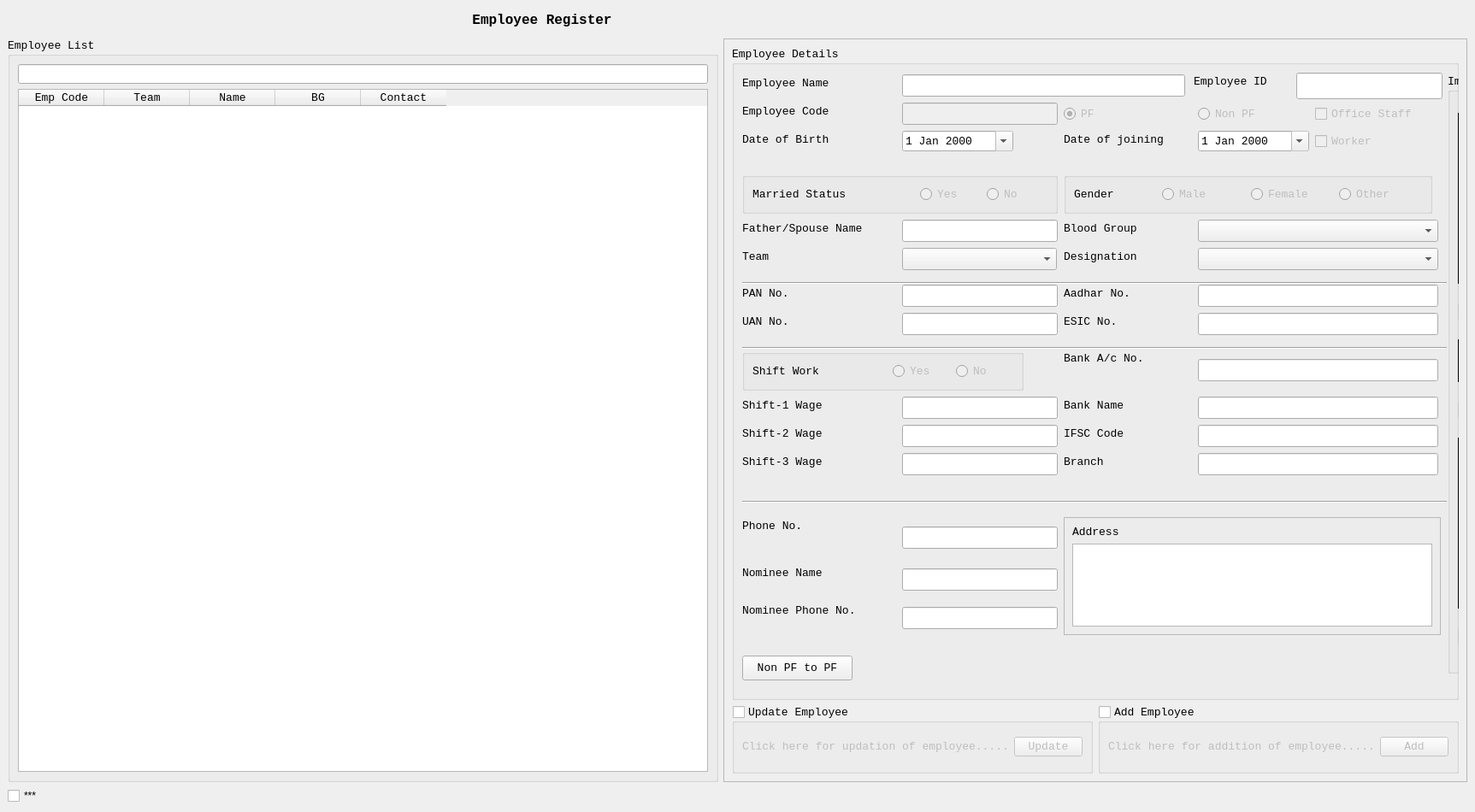
<?xml version="1.0" encoding="UTF-8"?>
<ui version="4.0">
 <class>MWin_Register</class>
 <widget class="QMainWindow" name="MWin_Register">
  <property name="enabled">
   <bool>true</bool>
  </property>
  <property name="geometry">
   <rect>
    <x>0</x>
    <y>0</y>
    <width>1725</width>
    <height>950</height>
   </rect>
  </property>
  <property name="sizePolicy">
   <sizepolicy hsizetype="Expanding" vsizetype="Expanding">
    <horstretch>0</horstretch>
    <verstretch>0</verstretch>
   </sizepolicy>
  </property>
  <property name="minimumSize">
   <size>
    <width>0</width>
    <height>0</height>
   </size>
  </property>
  <property name="maximumSize">
   <size>
    <width>16777215</width>
    <height>16777215</height>
   </size>
  </property>
  <property name="windowTitle">
   <string>MainWindow</string>
  </property>
  <widget class="QWidget" name="CWin_Register">
   <layout class="QGridLayout" name="gridLayout_11">
    <item row="0" column="1">
     <widget class="QLabel" name="NEX_Title">
      <property name="minimumSize">
       <size>
        <width>0</width>
        <height>30</height>
       </size>
      </property>
      <property name="maximumSize">
       <size>
        <width>16777215</width>
        <height>100</height>
       </size>
      </property>
      <property name="font">
       <font>
        <family>Courier New</family>
        <pointsize>12</pointsize>
        <weight>75</weight>
        <bold>true</bold>
       </font>
      </property>
      <property name="text">
       <string>&lt;html&gt;&lt;head/&gt;&lt;body&gt;&lt;p align=&quot;center&quot;&gt;Employee Register&lt;/p&gt;&lt;/body&gt;&lt;/html&gt;</string>
      </property>
     </widget>
    </item>
    <item row="2" column="0">
     <widget class="QCheckBox" name="Temp_View">
      <property name="text">
       <string>***</string>
      </property>
     </widget>
    </item>
    <item row="1" column="2">
     <widget class="QFrame" name="NEX_frame">
      <property name="maximumSize">
       <size>
        <width>1100</width>
        <height>880</height>
       </size>
      </property>
      <property name="frameShape">
       <enum>QFrame::StyledPanel</enum>
      </property>
      <property name="frameShadow">
       <enum>QFrame::Raised</enum>
      </property>
      <layout class="QGridLayout" name="gridLayout_3">
       <item row="1" column="1">
        <widget class="QGroupBox" name="GB_Add_Emp">
         <property name="font">
          <font>
           <family>Courier New</family>
           <pointsize>10</pointsize>
          </font>
         </property>
         <property name="title">
          <string>Add Employee</string>
         </property>
         <property name="checkable">
          <bool>true</bool>
         </property>
         <property name="checked">
          <bool>false</bool>
         </property>
         <layout class="QGridLayout" name="gridLayout_5">
          <item row="1" column="0">
           <widget class="QLabel" name="NEX_label_3">
            <property name="text">
             <string>Click here for addition of employee.....</string>
            </property>
           </widget>
          </item>
          <item row="1" column="1">
           <widget class="QPushButton" name="IQPB_Add">
            <property name="text">
             <string>Add</string>
            </property>
           </widget>
          </item>
         </layout>
        </widget>
       </item>
       <item row="1" column="0">
        <widget class="QGroupBox" name="GB_UpdateEmp">
         <property name="maximumSize">
          <size>
           <width>16777215</width>
           <height>80</height>
          </size>
         </property>
         <property name="font">
          <font>
           <family>Courier New</family>
           <pointsize>10</pointsize>
           <weight>50</weight>
           <bold>false</bold>
          </font>
         </property>
         <property name="title">
          <string>Update Employee</string>
         </property>
         <property name="checkable">
          <bool>true</bool>
         </property>
         <property name="checked">
          <bool>false</bool>
         </property>
         <layout class="QGridLayout" name="gridLayout">
          <item row="1" column="0">
           <widget class="QLabel" name="NEX_label">
            <property name="text">
             <string>Click here for updation of employee.....</string>
            </property>
           </widget>
          </item>
          <item row="1" column="1">
           <widget class="QPushButton" name="IQPB_Update">
            <property name="text">
             <string>Update</string>
            </property>
           </widget>
          </item>
         </layout>
        </widget>
       </item>
       <item row="0" column="0" colspan="2">
        <widget class="QGroupBox" name="NEX_EmployeeDetails">
         <property name="maximumSize">
          <size>
           <width>16777215</width>
           <height>16777215</height>
          </size>
         </property>
         <property name="font">
          <font>
           <family>Courier New</family>
           <pointsize>10</pointsize>
           <weight>50</weight>
           <italic>false</italic>
           <bold>false</bold>
          </font>
         </property>
         <property name="styleSheet">
          <string notr="true">font: 10pt &quot;Courier New&quot;;</string>
         </property>
         <property name="title">
          <string>Employee Details</string>
         </property>
         <widget class="QLabel" name="NEX_label_41">
          <property name="geometry">
           <rect>
            <x>12</x>
            <y>550</y>
            <width>90</width>
            <height>20</height>
           </rect>
          </property>
          <property name="text">
           <string>Phone No.</string>
          </property>
         </widget>
         <widget class="QLineEdit" name="IQLE_NomineeName">
          <property name="geometry">
           <rect>
            <x>199</x>
            <y>610</y>
            <width>182</width>
            <height>26</height>
           </rect>
          </property>
          <property name="readOnly">
           <bool>true</bool>
          </property>
         </widget>
         <widget class="Line" name="line_3">
          <property name="geometry">
           <rect>
            <x>12</x>
            <y>524</y>
            <width>824</width>
            <height>16</height>
           </rect>
          </property>
          <property name="orientation">
           <enum>Qt::Horizontal</enum>
          </property>
         </widget>
         <widget class="QLabel" name="NEX_label_48">
          <property name="geometry">
           <rect>
            <x>12</x>
            <y>442</y>
            <width>120</width>
            <height>20</height>
           </rect>
          </property>
          <property name="text">
           <string>Shift-2 Wage</string>
          </property>
         </widget>
         <widget class="QLineEdit" name="IQLEShift2Salary">
          <property name="geometry">
           <rect>
            <x>199</x>
            <y>442</y>
            <width>182</width>
            <height>26</height>
           </rect>
          </property>
          <property name="readOnly">
           <bool>true</bool>
          </property>
         </widget>
         <widget class="QLabel" name="NEX_label_64">
          <property name="geometry">
           <rect>
            <x>388</x>
            <y>475</y>
            <width>60</width>
            <height>20</height>
           </rect>
          </property>
          <property name="text">
           <string>Branch</string>
          </property>
         </widget>
         <widget class="QLineEdit" name="IQLE_Shift3Salary">
          <property name="geometry">
           <rect>
            <x>199</x>
            <y>475</y>
            <width>182</width>
            <height>26</height>
           </rect>
          </property>
          <property name="readOnly">
           <bool>true</bool>
          </property>
         </widget>
         <widget class="QLineEdit" name="IQLE_PhoneNo">
          <property name="geometry">
           <rect>
            <x>199</x>
            <y>561</y>
            <width>182</width>
            <height>26</height>
           </rect>
          </property>
          <property name="readOnly">
           <bool>true</bool>
          </property>
         </widget>
         <widget class="QLabel" name="NEX_label_91">
          <property name="geometry">
           <rect>
            <x>12</x>
            <y>605</y>
            <width>120</width>
            <height>20</height>
           </rect>
          </property>
          <property name="text">
           <string>Nominee Name</string>
          </property>
         </widget>
         <widget class="QLabel" name="NEX_label_92">
          <property name="geometry">
           <rect>
            <x>12</x>
            <y>649</y>
            <width>170</width>
            <height>20</height>
           </rect>
          </property>
          <property name="text">
           <string>Nominee Phone No.</string>
          </property>
         </widget>
         <widget class="QLineEdit" name="IQLE_NomineePhNo">
          <property name="geometry">
           <rect>
            <x>199</x>
            <y>655</y>
            <width>182</width>
            <height>26</height>
           </rect>
          </property>
          <property name="readOnly">
           <bool>true</bool>
          </property>
         </widget>
         <widget class="QPushButton" name="NonPFTOPF">
          <property name="geometry">
           <rect>
            <x>12</x>
            <y>712</y>
            <width>129</width>
            <height>29</height>
           </rect>
          </property>
          <property name="text">
           <string>Non PF to PF</string>
          </property>
         </widget>
         <widget class="QLineEdit" name="IQLE_IFSC">
          <property name="geometry">
           <rect>
            <x>545</x>
            <y>442</y>
            <width>281</width>
            <height>26</height>
           </rect>
          </property>
          <property name="readOnly">
           <bool>true</bool>
          </property>
         </widget>
         <widget class="QLabel" name="NEX_label_49">
          <property name="geometry">
           <rect>
            <x>12</x>
            <y>475</y>
            <width>120</width>
            <height>20</height>
           </rect>
          </property>
          <property name="text">
           <string>Shift-3 Wage</string>
          </property>
         </widget>
         <widget class="QLabel" name="NEX_label_63">
          <property name="geometry">
           <rect>
            <x>388</x>
            <y>442</y>
            <width>90</width>
            <height>20</height>
           </rect>
          </property>
          <property name="text">
           <string>IFSC Code</string>
          </property>
         </widget>
         <widget class="QLineEdit" name="IQLE_Branch">
          <property name="geometry">
           <rect>
            <x>545</x>
            <y>475</y>
            <width>281</width>
            <height>26</height>
           </rect>
          </property>
          <property name="readOnly">
           <bool>true</bool>
          </property>
         </widget>
         <widget class="QLineEdit" name="IQLE_BankAcNo">
          <property name="geometry">
           <rect>
            <x>545</x>
            <y>365</y>
            <width>281</width>
            <height>26</height>
           </rect>
          </property>
          <property name="readOnly">
           <bool>true</bool>
          </property>
         </widget>
         <widget class="QDateEdit" name="OQDE_DOB">
          <property name="geometry">
           <rect>
            <x>199</x>
            <y>98</y>
            <width>130</width>
            <height>24</height>
           </rect>
          </property>
          <property name="readOnly">
           <bool>true</bool>
          </property>
          <property name="calendarPopup">
           <bool>true</bool>
          </property>
         </widget>
         <widget class="QLabel" name="NEX_label_94">
          <property name="geometry">
           <rect>
            <x>12</x>
            <y>235</y>
            <width>40</width>
            <height>20</height>
           </rect>
          </property>
          <property name="text">
           <string>Team</string>
          </property>
         </widget>
         <widget class="QComboBox" name="OQCB_Team">
          <property name="geometry">
           <rect>
            <x>199</x>
            <y>235</y>
            <width>181</width>
            <height>26</height>
           </rect>
          </property>
         </widget>
         <widget class="QLineEdit" name="IQLE_PAN">
          <property name="geometry">
           <rect>
            <x>199</x>
            <y>278</y>
            <width>182</width>
            <height>26</height>
           </rect>
          </property>
          <property name="readOnly">
           <bool>true</bool>
          </property>
         </widget>
         <widget class="QLineEdit" name="IQLE_UAN">
          <property name="geometry">
           <rect>
            <x>199</x>
            <y>311</y>
            <width>182</width>
            <height>26</height>
           </rect>
          </property>
          <property name="readOnly">
           <bool>true</bool>
          </property>
         </widget>
         <widget class="QLineEdit" name="IQLE_Aadhar">
          <property name="geometry">
           <rect>
            <x>545</x>
            <y>278</y>
            <width>281</width>
            <height>26</height>
           </rect>
          </property>
          <property name="readOnly">
           <bool>true</bool>
          </property>
         </widget>
         <widget class="QLabel" name="NEX_label_43">
          <property name="geometry">
           <rect>
            <x>388</x>
            <y>354</y>
            <width>120</width>
            <height>20</height>
           </rect>
          </property>
          <property name="text">
           <string>Bank A/c No.</string>
          </property>
         </widget>
         <widget class="QLabel" name="NEX_label_62">
          <property name="geometry">
           <rect>
            <x>388</x>
            <y>409</y>
            <width>90</width>
            <height>20</height>
           </rect>
          </property>
          <property name="text">
           <string>Bank Name</string>
          </property>
         </widget>
         <widget class="QCheckBox" name="OQC_OfficeStaff">
          <property name="enabled">
           <bool>false</bool>
          </property>
          <property name="geometry">
           <rect>
            <x>682</x>
            <y>66</y>
            <width>147</width>
            <height>24</height>
           </rect>
          </property>
          <property name="text">
           <string>Office Staff</string>
          </property>
         </widget>
         <widget class="QDateEdit" name="OQDE_DOJ">
          <property name="geometry">
           <rect>
            <x>545</x>
            <y>98</y>
            <width>130</width>
            <height>24</height>
           </rect>
          </property>
          <property name="readOnly">
           <bool>true</bool>
          </property>
          <property name="calendarPopup">
           <bool>true</bool>
          </property>
         </widget>
         <widget class="QCheckBox" name="IQCB_Worker">
          <property name="enabled">
           <bool>false</bool>
          </property>
          <property name="geometry">
           <rect>
            <x>682</x>
            <y>98</y>
            <width>87</width>
            <height>24</height>
           </rect>
          </property>
          <property name="text">
           <string>Worker</string>
          </property>
         </widget>
         <widget class="QLabel" name="NEX_label_22">
          <property name="geometry">
           <rect>
            <x>12</x>
            <y>202</y>
            <width>180</width>
            <height>20</height>
           </rect>
          </property>
          <property name="font">
           <font>
            <family>Courier New</family>
            <pointsize>10</pointsize>
            <weight>50</weight>
            <italic>false</italic>
            <bold>false</bold>
           </font>
          </property>
          <property name="styleSheet">
           <string notr="true"/>
          </property>
          <property name="text">
           <string>Father/Spouse Name</string>
          </property>
         </widget>
         <widget class="QComboBox" name="OQCB_Dept">
          <property name="geometry">
           <rect>
            <x>545</x>
            <y>235</y>
            <width>281</width>
            <height>26</height>
           </rect>
          </property>
         </widget>
         <widget class="Line" name="line">
          <property name="geometry">
           <rect>
            <x>12</x>
            <y>268</y>
            <width>824</width>
            <height>16</height>
           </rect>
          </property>
          <property name="orientation">
           <enum>Qt::Horizontal</enum>
          </property>
         </widget>
         <widget class="QLabel" name="NEX_label_65">
          <property name="geometry">
           <rect>
            <x>12</x>
            <y>98</y>
            <width>130</width>
            <height>20</height>
           </rect>
          </property>
          <property name="text">
           <string>Date of Birth</string>
          </property>
         </widget>
         <widget class="QLabel" name="NEX_label_19">
          <property name="geometry">
           <rect>
            <x>388</x>
            <y>278</y>
            <width>100</width>
            <height>20</height>
           </rect>
          </property>
          <property name="text">
           <string>Aadhar No.</string>
          </property>
         </widget>
         <widget class="QLineEdit" name="IQLE_FatherSpouse">
          <property name="geometry">
           <rect>
            <x>199</x>
            <y>202</y>
            <width>182</width>
            <height>26</height>
           </rect>
          </property>
          <property name="readOnly">
           <bool>true</bool>
          </property>
         </widget>
         <widget class="QComboBox" name="OQCB_BloodGroup">
          <property name="geometry">
           <rect>
            <x>545</x>
            <y>202</y>
            <width>281</width>
            <height>26</height>
           </rect>
          </property>
         </widget>
         <widget class="QLabel" name="NEX_label_11">
          <property name="geometry">
           <rect>
            <x>12</x>
            <y>278</y>
            <width>70</width>
            <height>20</height>
           </rect>
          </property>
          <property name="text">
           <string>PAN No.</string>
          </property>
         </widget>
         <widget class="QLabel" name="NEX_label_10">
          <property name="geometry">
           <rect>
            <x>12</x>
            <y>311</y>
            <width>70</width>
            <height>20</height>
           </rect>
          </property>
          <property name="text">
           <string>UAN No.</string>
          </property>
         </widget>
         <widget class="QLabel" name="NEX_label_42">
          <property name="geometry">
           <rect>
            <x>388</x>
            <y>202</y>
            <width>110</width>
            <height>20</height>
           </rect>
          </property>
          <property name="text">
           <string>Blood Group</string>
          </property>
         </widget>
         <widget class="QLabel" name="NEX_label_9">
          <property name="geometry">
           <rect>
            <x>388</x>
            <y>311</y>
            <width>80</width>
            <height>20</height>
           </rect>
          </property>
          <property name="text">
           <string>ESIC No.</string>
          </property>
         </widget>
         <widget class="QLineEdit" name="IQLE_ESIC">
          <property name="geometry">
           <rect>
            <x>545</x>
            <y>311</y>
            <width>281</width>
            <height>26</height>
           </rect>
          </property>
          <property name="readOnly">
           <bool>true</bool>
          </property>
         </widget>
         <widget class="Line" name="line_2">
          <property name="geometry">
           <rect>
            <x>12</x>
            <y>344</y>
            <width>824</width>
            <height>16</height>
           </rect>
          </property>
          <property name="orientation">
           <enum>Qt::Horizontal</enum>
          </property>
         </widget>
         <widget class="QLabel" name="NEX_label_88">
          <property name="geometry">
           <rect>
            <x>388</x>
            <y>98</y>
            <width>150</width>
            <height>20</height>
           </rect>
          </property>
          <property name="text">
           <string>Date of joining</string>
          </property>
         </widget>
         <widget class="QLabel" name="NEX_label_40">
          <property name="geometry">
           <rect>
            <x>12</x>
            <y>409</y>
            <width>120</width>
            <height>20</height>
           </rect>
          </property>
          <property name="text">
           <string>Shift-1 Wage</string>
          </property>
         </widget>
         <widget class="QLineEdit" name="IQLE_Shift1Salary">
          <property name="geometry">
           <rect>
            <x>199</x>
            <y>409</y>
            <width>182</width>
            <height>26</height>
           </rect>
          </property>
          <property name="readOnly">
           <bool>true</bool>
          </property>
         </widget>
         <widget class="QLabel" name="NEX_label_7">
          <property name="geometry">
           <rect>
            <x>388</x>
            <y>235</y>
            <width>110</width>
            <height>20</height>
           </rect>
          </property>
          <property name="text">
           <string>Designation</string>
          </property>
         </widget>
         <widget class="QLineEdit" name="IQLE_BankName">
          <property name="geometry">
           <rect>
            <x>545</x>
            <y>409</y>
            <width>281</width>
            <height>26</height>
           </rect>
          </property>
          <property name="readOnly">
           <bool>true</bool>
          </property>
         </widget>
         <widget class="QLineEdit" name="IQLE_EmpCode">
          <property name="enabled">
           <bool>false</bool>
          </property>
          <property name="geometry">
           <rect>
            <x>199</x>
            <y>65</y>
            <width>182</width>
            <height>26</height>
           </rect>
          </property>
         </widget>
         <widget class="QLineEdit" name="IQLE_EmpName">
          <property name="geometry">
           <rect>
            <x>199</x>
            <y>32</y>
            <width>331</width>
            <height>26</height>
           </rect>
          </property>
          <property name="readOnly">
           <bool>true</bool>
          </property>
         </widget>
         <widget class="QLabel" name="NEX_label_4">
          <property name="geometry">
           <rect>
            <x>12</x>
            <y>65</y>
            <width>130</width>
            <height>20</height>
           </rect>
          </property>
          <property name="text">
           <string>Employee Code</string>
          </property>
         </widget>
         <widget class="QRadioButton" name="IQRB_NonPF">
          <property name="enabled">
           <bool>false</bool>
          </property>
          <property name="geometry">
           <rect>
            <x>545</x>
            <y>66</y>
            <width>87</width>
            <height>24</height>
           </rect>
          </property>
          <property name="text">
           <string>Non PF</string>
          </property>
         </widget>
         <widget class="QRadioButton" name="IQRB_PF">
          <property name="enabled">
           <bool>false</bool>
          </property>
          <property name="geometry">
           <rect>
            <x>388</x>
            <y>66</y>
            <width>47</width>
            <height>24</height>
           </rect>
          </property>
          <property name="maximumSize">
           <size>
            <width>80</width>
            <height>16777215</height>
           </size>
          </property>
          <property name="text">
           <string>PF</string>
          </property>
          <property name="checked">
           <bool>true</bool>
          </property>
         </widget>
         <widget class="QLabel" name="NEX_label_2">
          <property name="geometry">
           <rect>
            <x>12</x>
            <y>32</y>
            <width>130</width>
            <height>20</height>
           </rect>
          </property>
          <property name="text">
           <string>Employee Name</string>
          </property>
         </widget>
         <widget class="QGroupBox" name="groupBox_3">
          <property name="geometry">
           <rect>
            <x>12</x>
            <y>354</y>
            <width>329</width>
            <height>48</height>
           </rect>
          </property>
          <property name="title">
           <string/>
          </property>
          <layout class="QGridLayout" name="gridLayout_4">
           <item row="0" column="2">
            <widget class="QRadioButton" name="IQRB_ShiftwrkYes">
             <property name="enabled">
              <bool>false</bool>
             </property>
             <property name="sizePolicy">
              <sizepolicy hsizetype="Minimum" vsizetype="Minimum">
               <horstretch>0</horstretch>
               <verstretch>0</verstretch>
              </sizepolicy>
             </property>
             <property name="text">
              <string>Yes</string>
             </property>
            </widget>
           </item>
           <item row="0" column="0">
            <widget class="QLabel" name="NEX_label_24">
             <property name="text">
              <string>Shift Work</string>
             </property>
            </widget>
           </item>
           <item row="0" column="3">
            <widget class="QRadioButton" name="IQRB_ShiftWrkNo">
             <property name="enabled">
              <bool>false</bool>
             </property>
             <property name="text">
              <string>No</string>
             </property>
            </widget>
           </item>
           <item row="0" column="1">
            <spacer name="horizontalSpacer">
             <property name="orientation">
              <enum>Qt::Horizontal</enum>
             </property>
             <property name="sizeType">
              <enum>QSizePolicy::Fixed</enum>
             </property>
             <property name="sizeHint" stdset="0">
              <size>
               <width>80</width>
               <height>0</height>
              </size>
             </property>
            </spacer>
           </item>
          </layout>
         </widget>
         <widget class="QGroupBox" name="groupBox_4">
          <property name="geometry">
           <rect>
            <x>388</x>
            <y>147</y>
            <width>431</width>
            <height>48</height>
           </rect>
          </property>
          <property name="title">
           <string/>
          </property>
          <layout class="QGridLayout" name="gridLayout_7">
           <item row="0" column="0">
            <widget class="QLabel" name="NEX_label_23">
             <property name="text">
              <string>Gender</string>
             </property>
            </widget>
           </item>
           <item row="0" column="1">
            <widget class="QRadioButton" name="IQRB_Male">
             <property name="enabled">
              <bool>false</bool>
             </property>
             <property name="text">
              <string>Male</string>
             </property>
            </widget>
           </item>
           <item row="0" column="2">
            <widget class="QRadioButton" name="IQRB_Female">
             <property name="enabled">
              <bool>false</bool>
             </property>
             <property name="text">
              <string>Female</string>
             </property>
            </widget>
           </item>
           <item row="0" column="3">
            <widget class="QRadioButton" name="IQRB_Other">
             <property name="enabled">
              <bool>false</bool>
             </property>
             <property name="text">
              <string>Other</string>
             </property>
            </widget>
           </item>
          </layout>
         </widget>
         <widget class="QFrame" name="frame">
          <property name="geometry">
           <rect>
            <x>388</x>
            <y>550</y>
            <width>441</width>
            <height>138</height>
           </rect>
          </property>
          <property name="frameShape">
           <enum>QFrame::StyledPanel</enum>
          </property>
          <property name="frameShadow">
           <enum>QFrame::Raised</enum>
          </property>
          <layout class="QGridLayout" name="gridLayout_9">
           <item row="0" column="0">
            <widget class="QLabel" name="NEX_label_20">
             <property name="text">
              <string>Address</string>
             </property>
            </widget>
           </item>
           <item row="1" column="0">
            <widget class="QTextEdit" name="IQTE_Address">
             <property name="readOnly">
              <bool>true</bool>
             </property>
            </widget>
           </item>
          </layout>
         </widget>
         <widget class="QGroupBox" name="groupBox_2">
          <property name="geometry">
           <rect>
            <x>12</x>
            <y>147</y>
            <width>369</width>
            <height>48</height>
           </rect>
          </property>
          <property name="title">
           <string/>
          </property>
          <layout class="QGridLayout" name="gridLayout_6">
           <item row="0" column="0">
            <widget class="QLabel" name="NEX_label_21">
             <property name="text">
              <string>Married Status</string>
             </property>
            </widget>
           </item>
           <item row="0" column="3">
            <widget class="QRadioButton" name="IQRB_MrdNo">
             <property name="enabled">
              <bool>false</bool>
             </property>
             <property name="text">
              <string>No</string>
             </property>
             <property name="checkable">
              <bool>true</bool>
             </property>
            </widget>
           </item>
           <item row="0" column="2">
            <widget class="QRadioButton" name="IQRB_MrdYes">
             <property name="enabled">
              <bool>false</bool>
             </property>
             <property name="text">
              <string>Yes</string>
             </property>
             <property name="checkable">
              <bool>true</bool>
             </property>
            </widget>
           </item>
           <item row="0" column="1">
            <spacer name="horizontalSpacer_2">
             <property name="orientation">
              <enum>Qt::Horizontal</enum>
             </property>
             <property name="sizeType">
              <enum>QSizePolicy::Fixed</enum>
             </property>
             <property name="sizeHint" stdset="0">
              <size>
               <width>80</width>
               <height>20</height>
              </size>
             </property>
            </spacer>
           </item>
          </layout>
         </widget>
         <widget class="QGroupBox" name="groupBox">
          <property name="geometry">
           <rect>
            <x>837</x>
            <y>32</y>
            <width>225</width>
            <height>701</height>
           </rect>
          </property>
          <property name="minimumSize">
           <size>
            <width>225</width>
            <height>0</height>
           </size>
          </property>
          <property name="maximumSize">
           <size>
            <width>16777215</width>
            <height>16777215</height>
           </size>
          </property>
          <property name="title">
           <string>Images</string>
          </property>
          <layout class="QGridLayout" name="gridLayout_2">
           <item row="0" column="0">
            <widget class="QLabel" name="OQL_EmpPhoto">
             <property name="sizePolicy">
              <sizepolicy hsizetype="Minimum" vsizetype="Minimum">
               <horstretch>0</horstretch>
               <verstretch>0</verstretch>
              </sizepolicy>
             </property>
             <property name="minimumSize">
              <size>
               <width>100</width>
               <height>0</height>
              </size>
             </property>
             <property name="maximumSize">
              <size>
               <width>16777215</width>
               <height>200</height>
              </size>
             </property>
             <property name="frameShape">
              <enum>QFrame::Box</enum>
             </property>
             <property name="text">
              <string>Resource Image</string>
             </property>
            </widget>
           </item>
           <item row="1" column="0">
            <widget class="QPushButton" name="IQPB_PhotoBrowse">
             <property name="enabled">
              <bool>false</bool>
             </property>
             <property name="text">
              <string>Employee_Image</string>
             </property>
            </widget>
           </item>
           <item row="2" column="0">
            <widget class="QLabel" name="OQL_SignPhoto">
             <property name="sizePolicy">
              <sizepolicy hsizetype="Minimum" vsizetype="Minimum">
               <horstretch>0</horstretch>
               <verstretch>0</verstretch>
              </sizepolicy>
             </property>
             <property name="maximumSize">
              <size>
               <width>16777215</width>
               <height>50</height>
              </size>
             </property>
             <property name="frameShape">
              <enum>QFrame::Box</enum>
             </property>
             <property name="frameShadow">
              <enum>QFrame::Plain</enum>
             </property>
             <property name="text">
              <string>Resource Sign</string>
             </property>
            </widget>
           </item>
           <item row="3" column="0">
            <widget class="QPushButton" name="OQL_Sign">
             <property name="enabled">
              <bool>false</bool>
             </property>
             <property name="text">
              <string>Signature</string>
             </property>
            </widget>
           </item>
           <item row="4" column="0">
            <widget class="QLabel" name="OQL_NomPhoto">
             <property name="sizePolicy">
              <sizepolicy hsizetype="Minimum" vsizetype="Preferred">
               <horstretch>0</horstretch>
               <verstretch>0</verstretch>
              </sizepolicy>
             </property>
             <property name="minimumSize">
              <size>
               <width>0</width>
               <height>200</height>
              </size>
             </property>
             <property name="maximumSize">
              <size>
               <width>16777215</width>
               <height>200</height>
              </size>
             </property>
             <property name="frameShape">
              <enum>QFrame::Box</enum>
             </property>
             <property name="text">
              <string>Nominee Image</string>
             </property>
            </widget>
           </item>
           <item row="5" column="0">
            <widget class="QPushButton" name="IQPB_NomPhotoBrowse">
             <property name="enabled">
              <bool>false</bool>
             </property>
             <property name="text">
              <string>Nominee_Image</string>
             </property>
            </widget>
           </item>
          </layout>
         </widget>
         <widget class="QLabel" name="label">
          <property name="geometry">
           <rect>
            <x>540</x>
            <y>30</y>
            <width>111</width>
            <height>21</height>
           </rect>
          </property>
          <property name="text">
           <string>Employee ID</string>
          </property>
         </widget>
         <widget class="QLineEdit" name="IQLE_EmpID">
          <property name="geometry">
           <rect>
            <x>660</x>
            <y>30</y>
            <width>171</width>
            <height>31</height>
           </rect>
          </property>
          <property name="readOnly">
           <bool>true</bool>
          </property>
         </widget>
        </widget>
       </item>
      </layout>
     </widget>
    </item>
    <item row="1" column="0" colspan="2">
     <widget class="QGroupBox" name="NEX_EmployeeList">
      <property name="sizePolicy">
       <sizepolicy hsizetype="Expanding" vsizetype="Expanding">
        <horstretch>0</horstretch>
        <verstretch>0</verstretch>
       </sizepolicy>
      </property>
      <property name="maximumSize">
       <size>
        <width>1000</width>
        <height>16777215</height>
       </size>
      </property>
      <property name="font">
       <font>
        <family>Courier New</family>
        <pointsize>10</pointsize>
       </font>
      </property>
      <property name="title">
       <string>Employee List</string>
      </property>
      <layout class="QGridLayout" name="gridLayout_8">
       <item row="0" column="0">
        <widget class="QLineEdit" name="IQLE_Search"/>
       </item>
       <item row="1" column="0">
        <widget class="QTableWidget" name="OQTB_EmployeeList">
         <property name="font">
          <font>
           <family>Courier New</family>
           <pointsize>10</pointsize>
          </font>
         </property>
         <column>
          <property name="text">
           <string>Emp Code</string>
          </property>
         </column>
         <column>
          <property name="text">
           <string>Team</string>
          </property>
         </column>
         <column>
          <property name="text">
           <string>Name</string>
          </property>
         </column>
         <column>
          <property name="text">
           <string>BG</string>
          </property>
         </column>
         <column>
          <property name="text">
           <string>Contact</string>
          </property>
         </column>
        </widget>
       </item>
      </layout>
     </widget>
    </item>
   </layout>
  </widget>
 </widget>
 <resources/>
 <connections/>
</ui>
